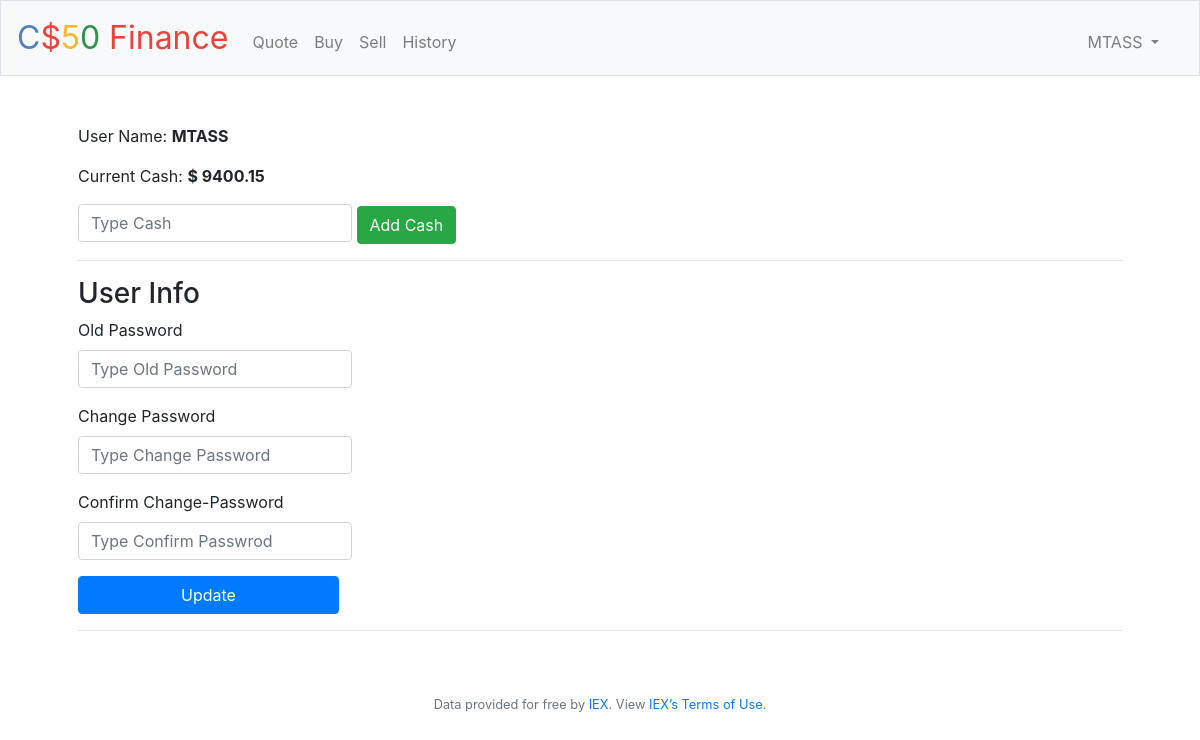
The app's page /account (signed in) with its own data.
### tables this page shows
CREATE TABLE 'users' ('id' INTEGER PRIMARY KEY AUTOINCREMENT NOT NULL, 'username' TEXT NOT NULL, 'hash' TEXT NOT NULL, 'cash' NUMERIC NOT NULL DEFAULT 10000.00 );

### application.py (the view, shortened to what this page needs)
@app.route("/account", methods=["GET", "POST"])
@login_required
def account():
    user_id = session['user_id']
    user = db.execute("SELECT * FROM users WHERE id=:id", id=user_id)
    user = user[0]
    if request.method == "GET":
        return render_template("account.html", user=user)

### application.py (called while the page is built)
@app.after_request
def after_request(response):
    response.headers["Cache-Control"] = "no-cache, no-store, must-revalidate"
    response.headers["Expires"] = 0
    response.headers["Pragma"] = "no-cache"
    return response

### helpers.py (called while the page is built)
def login_required(f):
    @wraps(f)
    def decorated_function(*args, **kwargs):
        if session.get("user_id") is None:
            return redirect("/login")
        return f(*args, **kwargs)
    return decorated_function

### templates/account.html (shortened to what this page needs)
{% extends('layout.html') %}
{% block main %}
    <div class="text-left">
        <p class="text-left"> User Name: <b> {{ user['username'] }} </b> </p>
        <p class="text-left">
            Current Cash: <b> $ {{ "{0:.2f}".format(user['cash']) }} </b>
        </p>
        <form action="/add-cash" method="POST">
            <input type="number" class="form-control" name="cash" placeholder="Type Cash" autofocus>
            <button type="submit" class="btn btn-success">Add Cash</button>
        </form>
        <hr>
        <form action="/account" method="POST">
            <h3>User Info</h3>
            <div class="row form-group">
                <label class="col-12"> Old Password </label>
                <div class="col-12">
                    <input type="password" class="form-control" name="oldpwd" placeholder="Type Old Password">
                </div>
            </div>
            <div class="row form-group">
                <label for="" class="col-12"> Change Password </label>
                <div class="col-12">
                    <input type="password" class="form-control" name="pwd" placeholder="Type Change Password">
                </div>
            </div>
            <div class="row form-group">
                <label for="" class="col-12"> Confirm Change-Password </label>
                <div class="col-12">
                    <input type="password" class="form-control" name="confirmpwd" placeholder="Type Confirm Passwrod">
                </div>
            </div>
            <input type="submit" value="Update" class="col-3 btn btn-primary">
        </form>
        <hr>
    </div>
{% endblock %}

### templates/layout.html (shortened to what this page needs)
<!DOCTYPE html>
<html lang="en">
    <head>
        <link href="https://maxcdn.bootstrapcdn.com/bootstrap/4.1.3/css/bootstrap.min.css" rel="stylesheet">
        <link href="/static/styles.css" rel="stylesheet">
    </head>
    <body>
        <nav class="navbar navbar-expand-md navbar-light bg-light border">
            <a class="navbar-brand" href="/"><span class="blue">C</span><span class="red">$</span><span class="yellow">5</span><span class="green">0</span> <span class="red">Finance</span></a>
            <div class="collapse navbar-collapse" id="navbar">
                {% if session.user_id %}
                    <ul class="navbar-nav mr-auto mt-2">
                        <li class="nav-item"><a class="nav-link" href="/quote">Quote</a></li>
                        <li class="nav-item"><a class="nav-link" href="/buy">Buy</a></li>
                        <li class="nav-item"><a class="nav-link" href="/sell">Sell</a></li>
                        <li class="nav-item"><a class="nav-link" href="/history">History</a></li>
                    </ul>
                    <ul class="navbar-nav mr-3 mt-2">
                        <li class="nav-item dropdown">
                            <a class="nav-link dropdown-toggle" id="dropdownMenuLink" data-toggle="dropdown" aria-haspopup="true" aria-expanded="false">
                                {{ session['user_name'] }}
                            </a>
                        </li>
                    </ul>
                {% else %}
                    <ul class="navbar-nav ml-auto mt-2">
                        <li class="nav-item"><a class="nav-link" href="/register">Register</a></li>
                        <li class="nav-item"><a class="nav-link" href="/login">Log In</a></li>
                    </ul>
                {% endif %}
            </div>
        </nav>
        <main class="container p-5">
            {% block main %}{% endblock %}
        </main>
        <footer class="small text-center text-muted">
            Data provided for free by <a href="https://iextrading.com/developer">IEX</a>. View <a href="https://iextrading.com/api-exhibit-a/">IEX’s Terms of Use</a>.
        </footer>
    </body>
</html>

### static/styles.css (style rules this page uses)
nav .navbar-brand { font-size: xx-large; }
nav .navbar-brand .blue { color: #537fbe; }
nav .navbar-brand .red { color: #ea433b; }
nav .navbar-brand .yellow { color: #f5b82e; }
nav .navbar-brand .green { color: #2e944b; }
main .form-control { display: inline-block; width: auto; }
main { overflow-x: auto; text-align: center; }

### records on screen
users: user_name "MTASS", username "MTASS", cash "9400.15"
